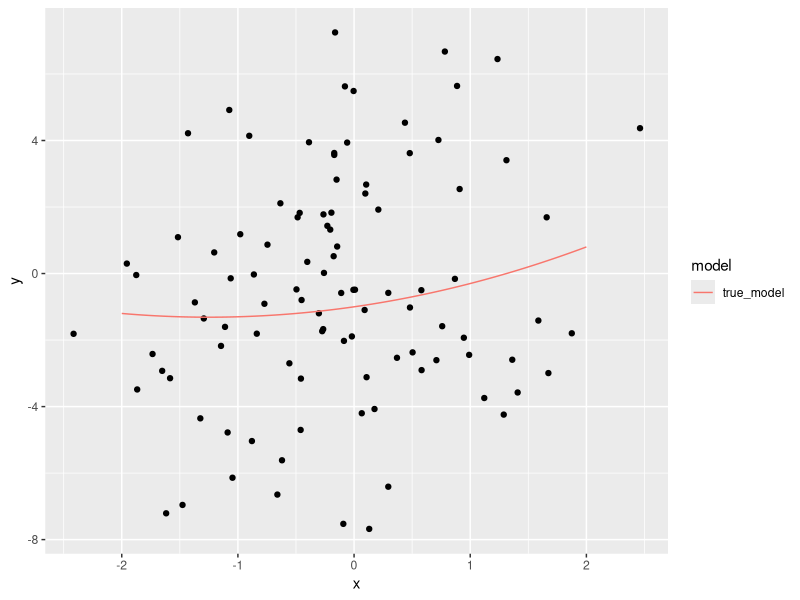
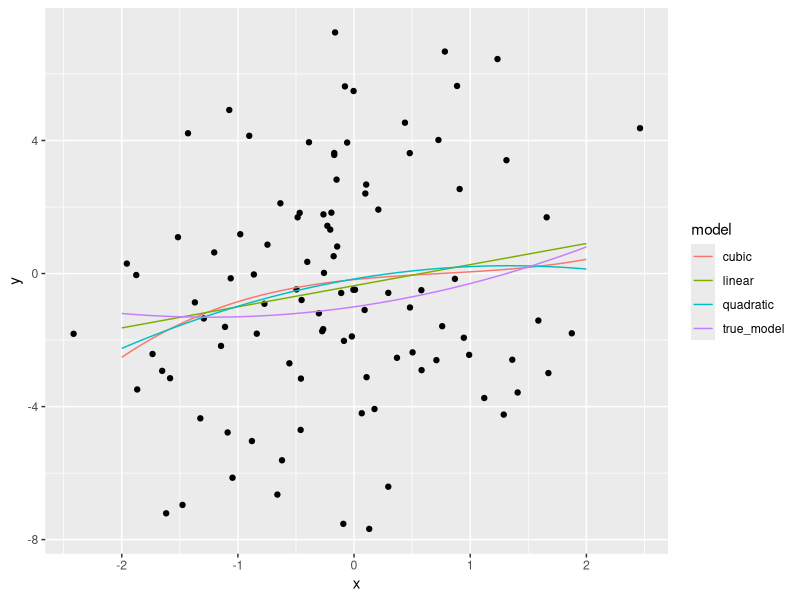
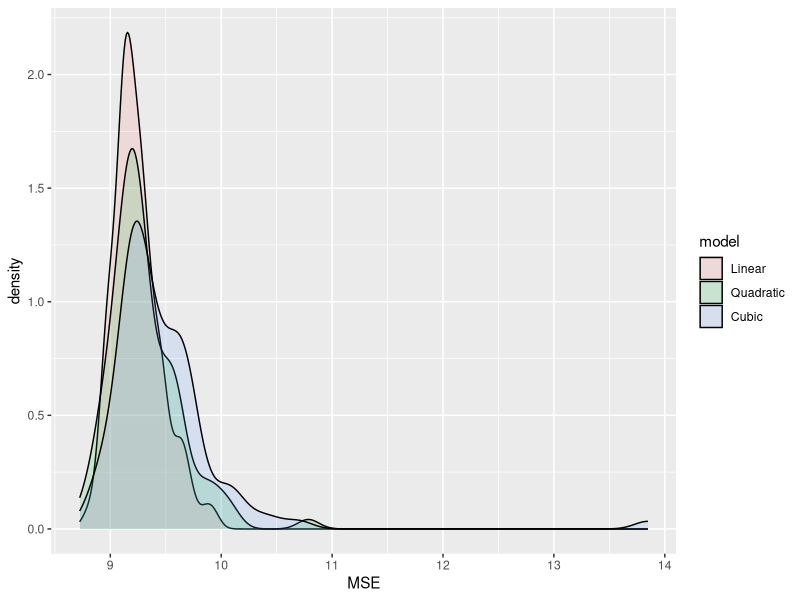

Generate these figures, in order, with R:
## ---- chunk 1
knitr::opts_chunk$set(error=TRUE,        # Keep compiling upon error
                      collapse=FALSE,    # collapse by default
                      echo=TRUE,         # echo code by default
                      comment = "#>",    # change comment character
                      fig.width = 5,     # set figure width
                      fig.align = "center",# set figure position
                      out.width = "49%", # set width of displayed images
                      warning=FALSE,     # do not show R warnings
                      message=FALSE)     # do not show R messages
options(dplyr.summarise.inform = FALSE)  # ignore message about group structure
## ---- chunk 2
#- Better table printing
library(kableExtra) # https://haozhu233.github.io/kableExtra/awesome_table_in_html.html
format_table <- function(x, nmax=10) {
  kable(x) %>% 
    kable_styling(full_width = FALSE, font_size=11, position = "left") %>% 
    {if(nrow(x) > nmax) scroll_box(., width = "100%", height = "200px") else .}
}
#- useful functions
digits <- function(x, k=2) format(round(x, k), nsmall=k)
#- data directory
data.dir = 'https://mdporter.github.io/SYS6018/data/'
#- required functions
library(tidyverse)
library(reshape2)
## ---- chunk 3
#-- Settings
sim_x <- function(n) rnorm(n,0,1) 
f <- function(x) -1 + 0.5*x + 0.2*(x^2)   # true mean function
sd = 3                                  # stdev for error
sim_y <- function(x, sd){               # generate Y|X from N{f(x),sd}
  n = length(x)
  f(x) + rnorm(n, sd=sd)             
}
## ---- chunk 4
set.seed(611)
n = 100
x = sim_x(n)
y = sim_y(x,sd=sd)
data_train = tibble(x,y)
#-- Prediction
xseq = seq(-2, 2, length=200)        # sequence of 200 equally spaced values from 0 to 1
xeval = tibble(x = xseq)            # make into a tibble object
#-- Scatter plot
gg_example = ggplot(data_train, aes(x,y)) +   # a
  geom_point() 
y_true <- f(xseq)
poly.data = tibble(x = xseq,true_model = y_true) %>%  # long data
  pivot_longer(-x, names_to="model", values_to="y")
gg_example + 
  geom_line(data=poly.data, aes(color=model)) 
## ---- chunk 5
# linear
m1 = lm(y~x, data=data_train) # fit simple OLS
#-- Prediction
xseq = seq(-2, 2, length=200)        # sequence of 200 equally spaced values from 0 to 1
xeval = tibble(x = xseq)            # make into a tibble object
yhat1 = predict(m1, newdata=xeval)  # vector of yhat's (predictions)
# quadratic
m2 = lm(y~poly(x, degree=2), data=data_train) 
yhat2 = predict(m2, newdata=xeval)  
# cubic
m3 = lm(y~poly(x, degree=3), data=data_train) 
yhat3 = predict(m3, newdata=xeval)
#- ggplot2 plot
poly.data = tibble(x = xseq, linear=yhat1, quadratic=yhat2, cubic = yhat3, true_model = y_true) %>%  # long data
  pivot_longer(-x, names_to="model", values_to="y")
gg_example + 
  geom_line(data=poly.data, aes(color=model)) 
## ---- chunk 6
#-- Generate Test Data
ntest = 10000                           # Number of test samples
set.seed(612)                           # set *different* seed 
xtest = sim_x(ntest)                    # generate test X's
ytest = sim_y(xtest, sd=sd)             # generate test Y's
data_test = tibble(x=xtest, y=ytest)    # test data

# model 1 
# linear
m1 = lm(y~x, data=data_train) # fit simple OLS
yhat1 = predict(m1, newdata=data_test)  # vector of yhat's (predictions)

# model 2
# quadratic
m2 = lm(y~poly(x, degree=2), data=data_train) 
yhat2 = predict(m2, newdata=data_test)  

# model 3
# cubic
m3 = lm(y~poly(x, degree=3), data=data_train) 
yhat3 = predict(m3, newdata=data_test)
########################################################################
mean((data_test$y -yhat1)^2)
mean((data_test$y - yhat2)^2)
mean((data_test$y - yhat3)^2)
## ---- chunk 7
# optimal MSE
mean((f(xtest) - ytest)^2)
#  irreducible error
mean(rnorm(100000000, 0, 3)^2)
## ---- chunk 8
set.seed(613)
# put all 3 model into one for loop

MSE1L <- c()
MSE2L <- c()
MSE3L <- c()
for (i in 1:100) {
  n = 100
  sd = 3
  x = sim_x(n)
  y = sim_y(x,sd=sd)
  data_train = tibble(x,y)
  m1 = lm(y~x, data=data_train) # fit simple OLS
  m2 = lm(y~poly(x, degree=2), data=data_train) 
  m3 = lm(y~poly(x, degree=3), data=data_train)
  #-- Generate Test Data
  ntest = 10000                           # Number of test samples
  xtest = sim_x(ntest)                    # generate test X's
  ytest = sim_y(xtest, sd=sd)             # generate test Y's
  data_test = tibble(x=xtest, y=ytest)    # test data
  yhat1 = predict(m1, newdata=data_test)  # vector of yhat's (predictions)
  yhat2 = predict(m2, newdata=data_test)  # vector of yhat's (predictions)
  yhat3 = predict(m3, newdata=data_test)  # vector of yhat's (predictions)
  
  mse1test = mean((data_test$y -yhat1)^2)
  mse2test = mean((data_test$y -yhat2)^2)
  mse3test = mean((data_test$y -yhat3)^2)

  MSE1L <-  c(MSE1L, mse1test)
  MSE2L <-  c(MSE2L, mse2test)
  MSE3L <-  c(MSE3L, mse3test)
}

df_1 <-  data.frame(tibble(MSE1L),tibble(MSE2L),tibble(MSE3L))
df_1_1 <-  melt(df_1)
ggplot(df_1_1, aes(x = value, fill = variable)) + geom_density(alpha = 0.15) + xlab('MSE') +ylab('density') + scale_fill_discrete(name = "model", label = c('Linear', 'Quadratic', 'Cubic'))

## ---- chunk 9
best <-  apply(df_1, 1, function(x){which.min(x)})
count_1 <- tibble(table(best))
count_1$model <- c('Linear','Quadratic','Cubic') 
count_1

## ---- chunk 10

set.seed(613)
#-- Settings
sim_x <- function(n) rnorm(n,0,1) 
f <- function(x) -1 + 0.5*x + 0.2*(x^2)   # true mean function
#sd = 2                                  # stdev for error
sim_y <- function(x, sd){               # generate Y|X from N{f(x),sd}
  n = length(x)
  f(x) + rnorm(n, sd=sd)             
}

MSE1L <- c()
MSE2L <- c()
MSE3L <- c()

for (i in 1:100) {
  n = 100
  sd = 2
  x = sim_x(n)
  y = sim_y(x,sd=sd)
  data_train = tibble(x,y)
  m1 = lm(y~x, data=data_train) # fit simple OLS
  m2 = lm(y~poly(x, degree=2), data=data_train) 
  m3 = lm(y~poly(x, degree=3), data=data_train)
  #-- Generate Test Data
  ntest = 10000                           # Number of test samples
  xtest = sim_x(ntest)                    # generate test X's
  ytest = sim_y(xtest, sd=sd)             # generate test Y's
  data_test = tibble(x=xtest, y=ytest)    # test data
  yhat1 = predict(m1, newdata=data_test)
  yhat2 = predict(m2, newdata=data_test)
  yhat3 = predict(m3, newdata=data_test)
  
  mse1test = mean((data_test$y -yhat1)^2)
  mse2test = mean((data_test$y -yhat2)^2)
  mse3test = mean((data_test$y -yhat3)^2)
  
  MSE1L <-  c(MSE1L, mse1test)
  MSE2L <-  c(MSE2L, mse2test)
  MSE3L <-  c(MSE3L, mse3test)
  
}

df_2 <-  data.frame(tibble(MSE1L),tibble(MSE2L),tibble(MSE3L))

best <-  apply(df_2, 1, function(x){which.min(x)})
count_2 <- tibble(table(best))
count_2$model <- c('Linear','Quadratic','Cubic') 
count_2

#df_2_2 <-  melt(df_2)
#ggplot(df_2_2, aes(x = value, fill = variable)) + geom_density(alpha = 0.15) + xlab('MSE') +ylab('density') + scale_fill_discrete(name = "model", label = c('Linear', 'Quadratic', 'Cubic'))

## ---- chunk 11
set.seed(613)
#-- Settings
sim_x <- function(n) rnorm(n,0,1) 
f <- function(x) -1 + 0.5*x + 0.2*(x^2)   # true mean function

sim_y <- function(x, sd){               # generate Y|X from N{f(x),sd}
  n = length(x)
  f(x) + rnorm(n, sd=sd)             
}

MSE1L <- c()
MSE2L <- c()
MSE3L <- c()

for (i in 1:100) {
  n = 200
  sd = 4 
  x = sim_x(n)
  y = sim_y(x,sd=sd)
  data_train = tibble(x,y)
  m1 = lm(y~x, data=data_train) # fit simple OLS
  m2 = lm(y~poly(x, degree=2), data=data_train) 
  m3 = lm(y~poly(x, degree=3), data=data_train)
  #-- Generate Test Data
  ntest = 10000                           # Number of test samples
  xtest = sim_x(ntest)                    # generate test X's
  ytest = sim_y(xtest, sd=sd)             # generate test Y's
  data_test = tibble(x=xtest, y=ytest)    # test data
  yhat1 = predict(m1, newdata=data_test)  # vector of yhat's (predictions)
  yhat2 = predict(m2, newdata=data_test)  # vector of yhat's (predictions)
  yhat3 = predict(m3, newdata=data_test)  # vector of yhat's (predictions)
  
  mse1test = mean((data_test$y -yhat1)^2)
  mse2test = mean((data_test$y -yhat2)^2)
  mse3test = mean((data_test$y -yhat3)^2)
  
  MSE1L <-  c(MSE1L, mse1test)
  MSE2L <-  c(MSE2L, mse2test)
  MSE3L <-  c(MSE3L, mse3test)
}

df_3 <-  data.frame(tibble(MSE1L),tibble(MSE2L),tibble(MSE3L))
best <-  apply(df_3, 1, function(x){which.min(x)})
count_3 <- tibble(table(best))
count_3$model <- c('Linear','Quadratic','Cubic') 
count_3

#df_3 <-  melt(df_3)
#ggplot(df_3, aes(x = value, fill = variable)) + geom_density(alpha = 0.15) + xlab('MSE') +ylab('density') + scale_fill_discrete(name = "model", label = c('Linear', 'Quadratic', 'Cubic'))

## ---- chunk 12
count_1  # out of the 100 simulations
count_2  # sigma = 2
count_3  # # sigma = 4, and n = 200
